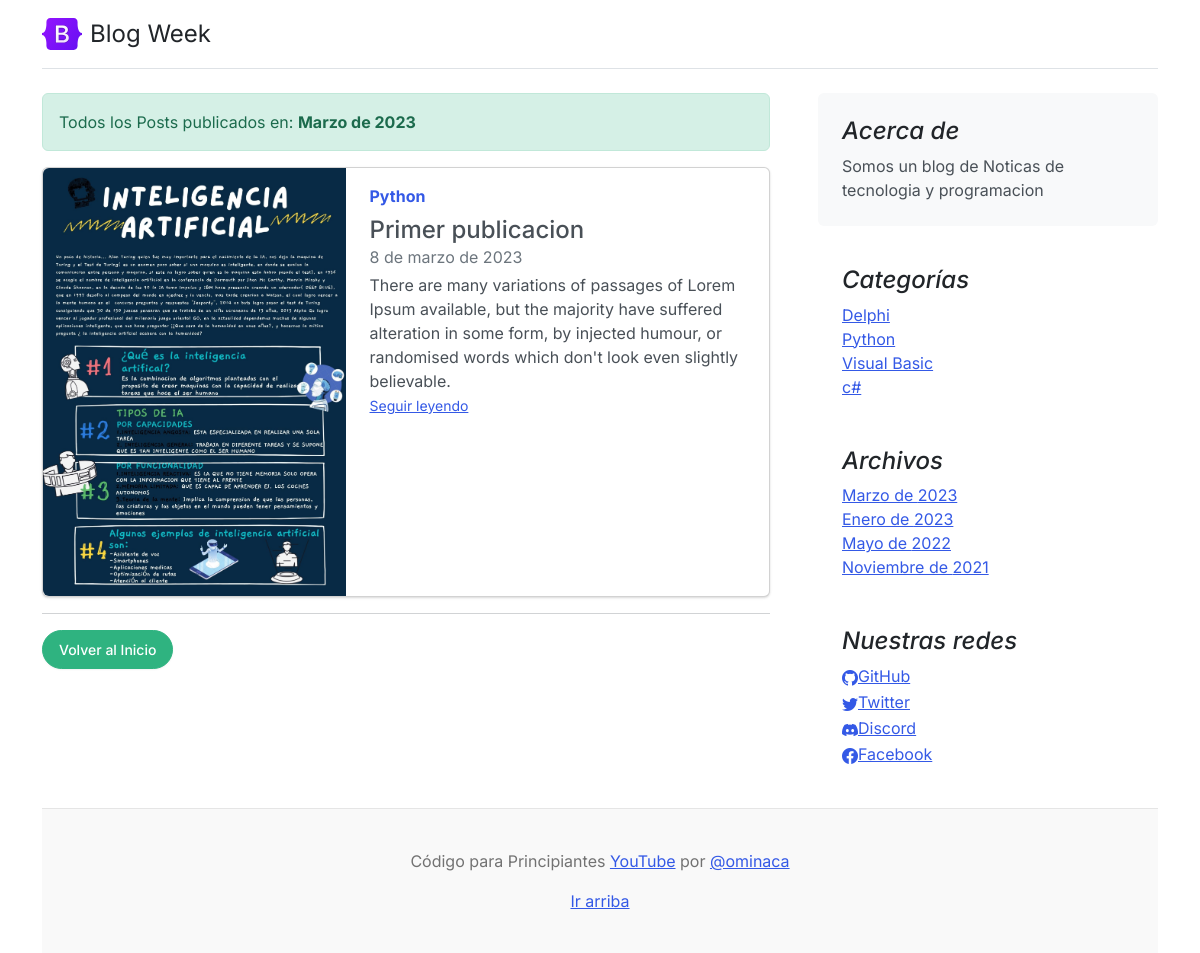
The page /dates/3/2023 on the database its author committed.
### core/models.py (models this page shows, shortened)
class Post(models.Model):
    title= models.CharField(max_length=250, verbose_name='Titulo')
    excerpt= models.TextField(verbose_name='Bajada')
    content = RichTextField(verbose_name='Contenido')
    image=models.ImageField(upload_to='posts', null=True, blank=True, verbose_name='Imagen')
    published = models.BooleanField(default=False, verbose_name='Publicado')
    category=models.ForeignKey(Category, on_delete= models.CASCADE, related_name='get_posts', verbose_name='Categoria')
    author=models.ForeignKey(User,on_delete= models.CASCADE, related_name='get_posts', verbose_name='Autor')
    tags= models.ManyToManyField(Tag, verbose_name='Etiquetas')
    created = models.DateField(auto_now_add=True, verbose_name='Fecha de creacion')
    updated = models.DateField(auto_now=True, verbose_name='Fecha de modificacion')
    class Meta:
        verbose_name='Publicacion'
        verbose_name_plural='Publicaciones'
        ordering=['-created']

class Category(models.Model):
    name = models.CharField(max_length=200, unique=True, verbose_name='Nombre')
    active = models.BooleanField(default=True, verbose_name='Activo')
    created = models.DateField(auto_now_add=True, verbose_name='Fecha de creacion')
    updated = models.DateField(auto_now=True, verbose_name='Fecha de modificacion')
    class Meta:
        verbose_name='Categoria'
        verbose_name_plural='Categorias'
        ordering=['name']
    def __str__(self):
        return self.name

class About(models.Model):
    description = models.CharField(max_length=350, verbose_name='Descripcion')
    created = models.DateField(auto_now_add=True, verbose_name='Fecha de creacion')
    updated = models.DateField(auto_now=True, verbose_name='Fecha de modificacion')
    class Meta:
        verbose_name='Acerce de'
        verbose_name_plural='Acerca de Nosotros'
        ordering=['-created']
    def __str__(self):
        return self.description

class Link(models.Model):
    Key =models.CharField(max_length=100, verbose_name='Key Link')
    name= models.CharField(max_length=120, verbose_name='Red Social')
    url= models.URLField(max_length=350, blank=True, null= True, verbose_name= 'Enlace')
    icon= models.CharField(max_length=100,blank=True, null= True,  verbose_name='Icono')
    created = models.DateField(auto_now_add=True, verbose_name='Fecha de creacion')
    updated = models.DateField(auto_now=True, verbose_name='Fecha de modificacion')
    class Meta:
        verbose_name='Red Social'
        verbose_name_plural='Redes Sociales'
        ordering=['name']

### core/views.py (the view)
# urls.py: path('dates/<int:month_id>/<int:year_id>',dates, name='dates'),
def dates(request, month_id, year_id):
    meses = {
        1: 'Enero',
        2: 'Febrero',
        3: 'Marzo',
        4: 'Abril',
        5: 'Mayo',
        6: 'Junio',
        7: 'Julio',
        8: 'Agosto',
        9: 'Septiembre',
        10: 'Octubre',
        11: 'Noviembre',
        12: 'Diciembre',
    }
    if month_id > 12 or month_id < 1:
        return render(request, 'core/404.html')
    posts=Post.objects.filter(published=True, created__month=month_id, created__year=year_id)
    return render(request, 'core/dates.html',{'posts':posts, 'month':meses[month_id], 'year':year_id})

### core/processors.py (called while the page is built)
def ctx_dic_about(request):
    ctx_about={}
    ctx_about['ABOUT']= About.objects.latest('created')
    return ctx_about

def ctx_dic_category(request):
    ctx_category ={}
    ctx_category['categories'] = Category.objects.filter(active=True)
    return ctx_category

def ctx_dic_history(request):
    ctx_history={}
    ctx_history['dates']= Post.objects.dates('created','month', order='DESC').distinct()
    return ctx_history

def ctx_dic_link(request):
    ctx_link={}
    links = Link.objects.all()
    for link in links:
        ctx_link[link.Key] = {'url': link.url,'icon':link.icon}
    return ctx_link

### core/templates/core/dates.html
{% extends 'core/base.html'%}
{% load static %}
{% block TodosPost%}
<div class="alert alert-success" role="alert">
    Todos los Posts publicados en: <strong>{{ month }} de {{ year }}</strong>
</div>
{% for post in posts %}
   <div class="card mb-3">
       <div class="row g-0">
         <div class="col-md-5">
           <img src={{post.image.url}} class="img-fluid rounded-start" alt="...">
         </div>
         <div class="col-md-7">
           <div class="card-body">
             <strong class="d-inline-block mb-2 text-primary">{{post.category}}</strong>
             <h4 class="mb-0">{{post.title}}</h4>
             <div class="mb-1 text-muted">{{ post.created}}</div>
             <p class="card-text mb-auto">{{post.excerpt}}</p>
             <p class="card-text"><small class="text-muted"><a href={% url 'post' post.id %} class="stretched-link">Seguir leyendo</a></small></p>
           </div>
         </div>
       </div>
   </div>
   {% empty %}
   <div class="alert alert-danger" role="alert">
     <strong>No existen Posts publicados en esa fecha: {{ category.name }}</strong>
</div>
{% endfor%}
<hr>
{% if request.path != '/' %}
  <div class="my-3">
    <a class="btn btn-success rounded-pill" href={% url 'home' %}>Volver al Inicio</a>
  </div>
{% endif %}
{%endblock%}

### core/templates/core/base.html (shortened to what this page needs)
<!doctype html>
<html lang="es">
<head>
    <link rel="stylesheet" href="https://cdn.jsdelivr.net/npm/bootstrap-icons@1.10.3/font/bootstrap-icons.css">
    {% load static %}
    <link href={% static 'core/css/bootstrap.min.css'%} rel="stylesheet">
    <link href={% static 'core/css/blog.css'%} rel="stylesheet">
</head>
<body>
  <div class="container">
    <header class="d-flex flex-wrap justify-content-center py-3 mb-4 border-bottom">
      <a href="index.html" class="d-flex align-items-center mb-3 mb-md-0 me-md-auto text-dark text-decoration-none">
        <img class="bi me-2" width="40" height="32" src={% static 'core/img/bootstrap-logo.svg'%}>
        <span class="fs-4">Blog Week</span>
      </a>
    </header>
    <main class="mt-2">
      <section class="row g-5">
        <div class="col-md-8">
            {% block TodosPost%} {% endblock %}
        </div>
        <aside class="col-md-4">
          <div class="position-sticky" style="top: 2rem;">
            <div class="p-4 mb-3 bg-light rounded">
              <h4 class="fst-italic">Acerca de</h4>
              <p class="mb-0">{{ABOUT}}</p>
            </div>
            <div class="p-4">
              <h4 class="fst-italic">Categorías</h4>
              <ol class="list-unstyled mb-0">
                {%for item in categories %}
                <li><a href={% url 'category' item.id %}> {{ item.name}}</a></li>
                {% endfor %}
              </ol>
            </div>
            <div class="p-4">
              <h4 class="fst-italic">Archivos</h4>
              <ol class="list-unstyled mb-0">
                {% for item in dates %}
                <li>
                  {% if item.month == 1 %}<a href={% url 'dates' item.month item.year %}>Enero de {{ item.year }}</a>{% endif %}
                  {% if item.month == 3 %}<a href={% url 'dates' item.month item.year %}>Marzo de {{ item.year }}</a>{% endif %}
                  {% if item.month == 5 %}<a href={% url 'dates' item.month item.year %}>Mayo de {{ item.year }}</a>{% endif %}
                  {% if item.month == 11 %}<a href={% url 'dates' item.month item.year %}>Noviembre de {{ item.year }}</a>{% endif %}
                </li>
                {% endfor %}
              </ol>
            </div>
            <div class="p-4">
              <h4 class="fst-italic">Nuestras redes</h4>
              <ol class="list-unstyled">
                {% if LINK_GITHUB.url %}
                <li><a href={{ LINK_GITHUB.url}}><i class ="{{LINK_GITHUB.icon}}"></i>GitHub</a></li>
                {% endif %}
                {% if LINK_TWITTER.url %}
                  <li><a href={{ LINK_TWITTER.url}}><i class ="{{LINK_TWITTER.icon}}"></i>Twitter</a></li>
                {% endif %}
                {% if LINK_DISCORD.url %}
                  <li><a href={{ LINK_DISCORD.url}}><i class ="{{LINK_DISCORD.icon}}"></i>Discord</a></li>
                {% endif %}
                {% if KEY_FACEBOOK.url %}
                  <li><a href={{ KEY_FACEBOOK.url}}><i class ="{{KEY_FACEBOOK.icon}}"></i>Facebook</a></li>
                {% endif %}
              </ol>
            </div>
          </div>
        </aside>
      </section>
    </main>
    <footer class="blog-footer">
      <p>Código para Principiantes <a href="https://www.youtube.com/channel/UCojloc55DB6zD6zB7-kTWWQ">YouTube</a> por <a href="https://twitter.com/ominaca">@ominaca</a></p>
      <p>
        <a href="#">Ir arriba</a>
      </p>
    </footer>
  </div>
</body>
</html>

### core/static/core/css/blog.css (style rules this page uses)
.blog-footer { padding: 2.5rem 0; color: #727272; text-align: center; background-color: #f9f9f9; border-top: .05rem solid #e5e5e5; }
.blog-footer p:last-child { margin-bottom: 0; }
.bi { vertical-align: -.125em; fill: currentColor; }

### rows shown on the page
Post: image (picture), category "Python", title "Primer publicacion", created "8 de marzo de 2023", excerpt "There are many variations of passages of Lorem Ipsum available, but the majority have suffered alteration in some form, by injected humour, or randomised words which don't look even slightly believable."
About: description "Somos un blog de Noticas de tecnologia y programacion"
Category: name "Delphi"
Category: name "Python"
Category: name "Visual Basic"
Category: name "c#"

### other values the page prints
{{ month }} "Marzo"
{{ year }} "2023"
{{ item.year }} "2023"
{{ item.year }} "2022"
{{ item.year }} "2021"
